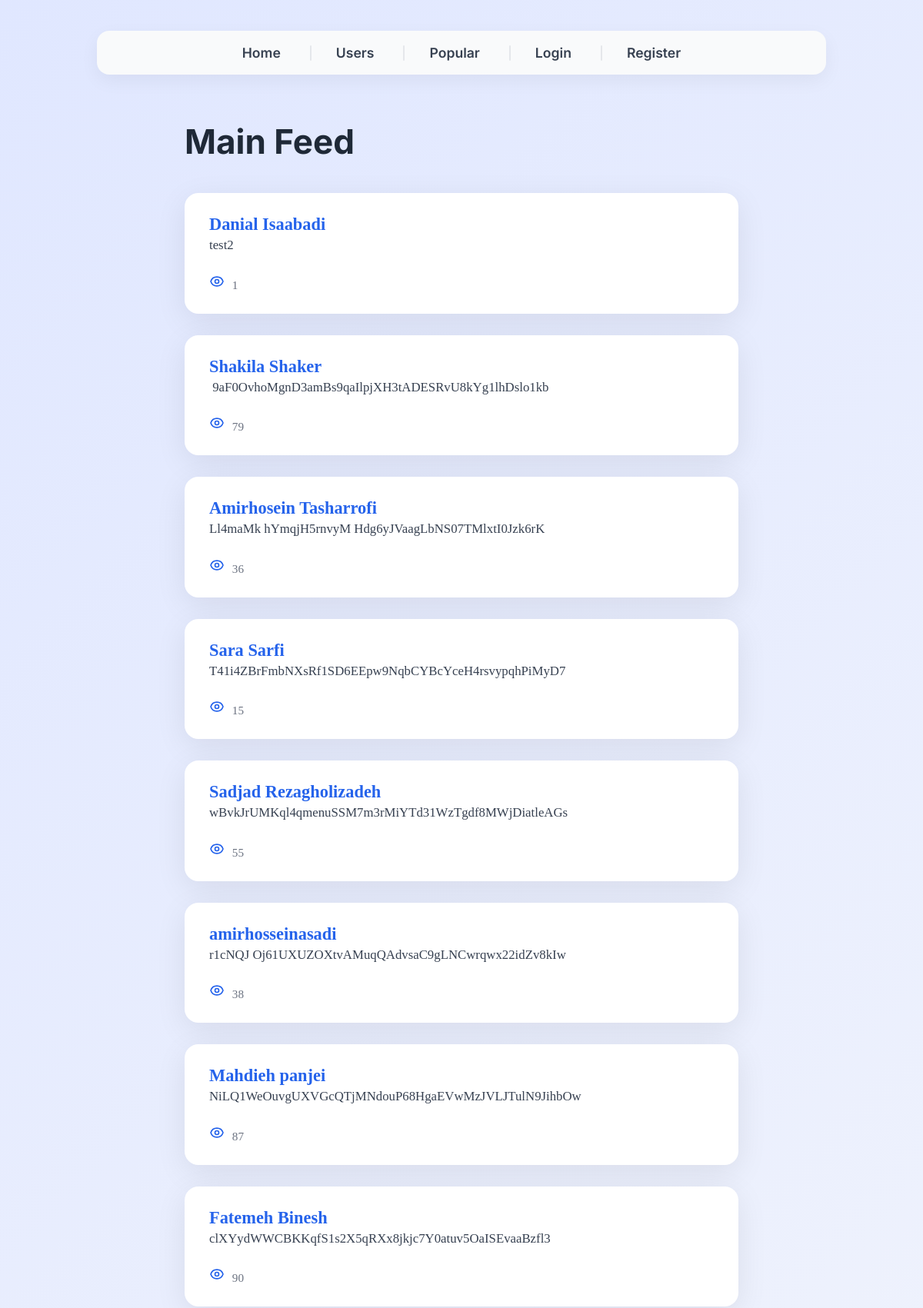
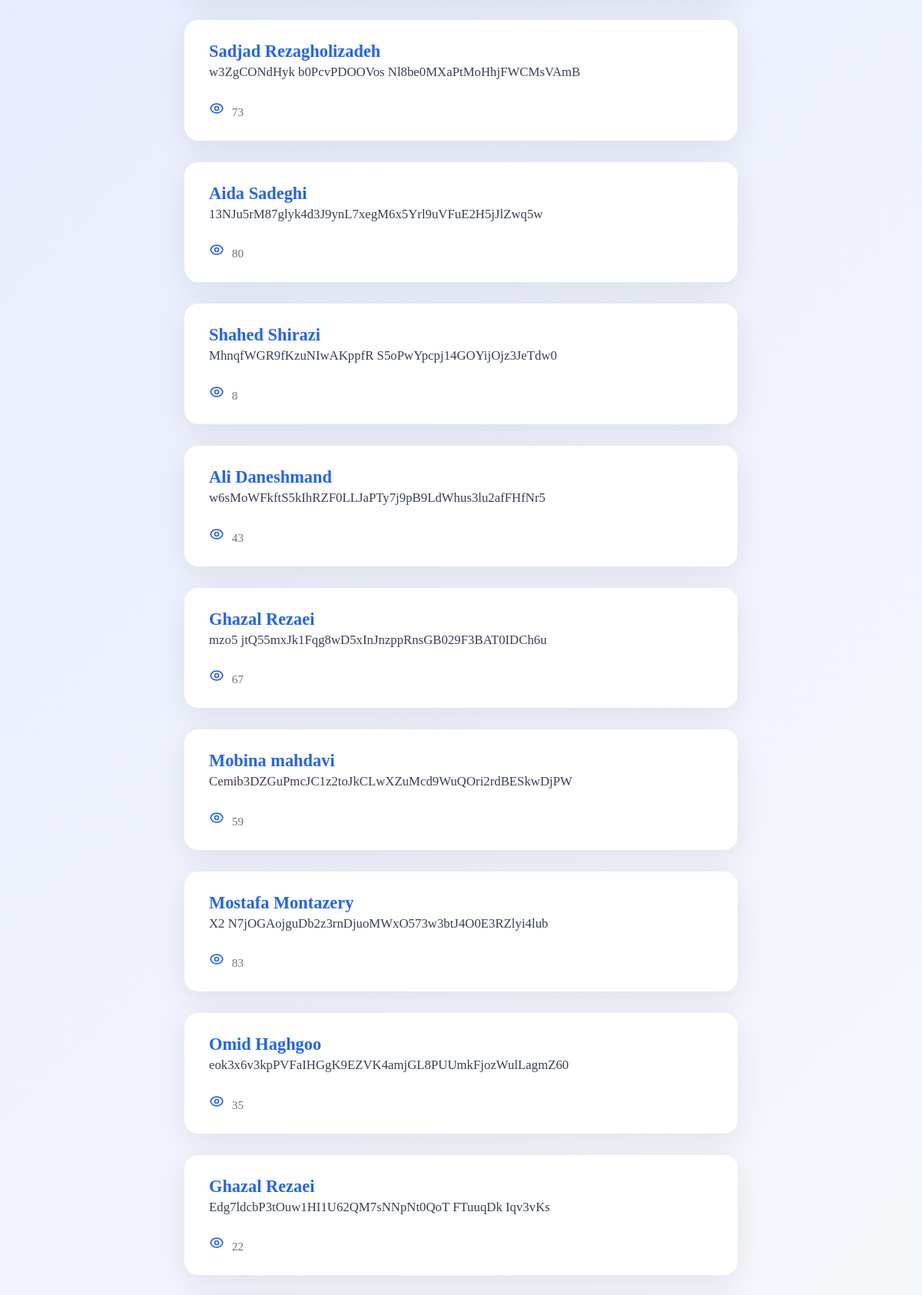
The page / (upper part) on the database its author committed (2 pictures, top to bottom).
### tables this page shows
CREATE TABLE `posts` (
  `id` int(11) NOT NULL,
  `user_id` int(11) NOT NULL,
  `content` varchar(50) NOT NULL
);

CREATE TABLE `users` (
  `id` int(11) NOT NULL,
  `name` varchar(100) NOT NULL,
  `email` varchar(100) NOT NULL,
  `password` varchar(64) NOT NULL
);

### core/View.php (called while the page is built, shortened)
<?php
class View
{
    public static function render(string $view, array $data = []): void
    {
        extract($data);
        include __DIR__ . "/../views/{$view}.php";
    }
}

### controllers/PostController.php (called while the page is built, shortened)
<?php
class PostController
{
    public function main(): void
    {
        $currentPage = isset($_GET['p']) ? max(1, (int)$_GET['p']) : 1;
        $postsList = Post::getAllPaginated($currentPage);
        View::render('main', ['posts' => $postsList, 'page' => $currentPage]);
    }
}

### index.php (called while the page is built, shortened)
<?php
Router::route();

### models/Post.php (called while the page is built, shortened)
<?php
class Post
{
    public static function getAllPaginated(int $page, int $limit = 20): array
    {
        $offset = ($page - 1) * $limit;
        $db = Database::connect();
        $sql = "
            SELECT posts.*, users.name AS user_name, COALESCE(pv.views, 0) AS view_count
            FROM posts
            JOIN users ON posts.user_id = users.id
            LEFT JOIN (
                SELECT post_id, views FROM post_views
            ) pv ON pv.post_id = posts.id
            ORDER BY posts.id DESC
            LIMIT :limit OFFSET :offset
        ";
        $stmt = $db->prepare($sql);
        $stmt->bindValue(':limit', $limit, PDO::PARAM_INT);
        $stmt->bindValue(':offset', $offset, PDO::PARAM_INT);
        $stmt->execute();
        return $stmt->fetchAll(PDO::FETCH_ASSOC);
    }
}

### views/main.php (the view, shortened to what this page needs)
<?php
include 'views/navbar.php';
?>
<h1>Main Feed</h1>
<?php if (empty($posts)): ?>
  <div class="no-posts">No posts available.</div>
<?php else: ?>
  <div class="posts-container">
    <?php foreach ($posts as $post): ?>
      <article class="post-card" tabindex="0" aria-label="Post by <?= htmlspecialchars($post['user_name']) ?>">
        <header class="post-header">
          <strong class="post-user"><?= htmlspecialchars($post['user_name']) ?></strong>
        </header>
        <section class="post-content">
          <p><?= nl2br(htmlspecialchars($post['content'])) ?></p>
        </section>
        <footer class="post-footer">
          <span class="post-views" aria-label="Number of views">
            <?= (int)$post['view_count'] ?>
          </span>
        </footer>
      </article>
    <?php endforeach; ?>
  </div>
<?php endif; ?>

### views/main.php (style rules this page uses)
h1 { font-family: 'Inter', sans-serif; font-weight: 700; font-size: 2.75rem; margin-bottom: 40px; color: #1f2937; user-select: none; max-width: 720px; margin-left: auto; margin-right: auto; text-align: left; }
.posts-container { max-width: 720px; margin: 0 auto; display: flex; flex-direction: column; gap: 28px; }
.post-card { background-color: #ffffff; border-radius: 18px; box-shadow: 0 10px 40px rgba(0,0,0,0.08); padding: 28px 32px; transition: box-shadow 0.4s ease, transform 0.4s ease; cursor: default; user-select: text; opacity: 0; transform: translateY(20px); animation: fadeInUp 0.6s forwards; }
.post-card:nth-child(1) { animation-delay: 0.1s; }
.post-card:nth-child(2) { animation-delay: 0.2s; }
.post-card:nth-child(3) { animation-delay: 0.3s; }
.post-card:nth-child(4) { animation-delay: 0.4s; }
.post-user { font-weight: 700; font-size: 1.4rem; color: #2563eb; margin-bottom: 14px; }
.post-content p { font-size: 1.05rem; color: #374151; line-height: 1.7; margin: 0; white-space: pre-wrap; }
.post-footer { margin-top: 22px; font-size: 0.95rem; color: #6b7280; display: flex; align-items: center; gap: 8px; }
.eye-icon { width: 20px; height: 20px; stroke: #2563eb; margin-right: 6px; }

### rows shown on the page
posts: user.name "Danial Isaabadi", content "test2", view_count "1"
posts: user.name "Shakila Shaker", content "9aF0OvhoMgnD3amBs9qaIlpjXH3tADESRvU8kYg1lhDslo1kb", view_count "79"
posts: user.name "Amirhosein Tasharrofi", content "Ll4maMk hYmqjH5rnvyM Hdg6yJVaagLbNS07TMlxtI0Jzk6rK", view_count "36"
posts: user.name "Sara Sarfi", content "T41i4ZBrFmbNXsRf1SD6EEpw9NqbCYBcYceH4rsvypqhPiMyD7", view_count "15"
posts: user.name "Sadjad Rezagholizadeh", content "wBvkJrUMKql4qmenuSSM7m3rMiYTd31WzTgdf8MWjDiatleAGs", view_count "55"
posts: user.name "amirhosseinasadi", content "r1cNQJ Oj61UXUZOXtvAMuqQAdvsaC9gLNCwrqwx22idZv8kIw", view_count "38"
posts: user.name "Mahdieh panjei", content "NiLQ1WeOuvgUXVGcQTjMNdouP68HgaEVwMzJVLJTulN9JihbOw", view_count "87"
posts: user.name "Fatemeh Binesh", content "clXYydWWCBKKqfS1s2X5qRXx8jkjc7Y0atuv5OaISEvaaBzfl3", view_count "90"
posts: user.name "Sadjad Rezagholizadeh", content "w3ZgCONdHyk b0PcvPDOOVos Nl8be0MXaPtMoHhjFWCMsVAmB", view_count "73"
posts: user.name "Aida Sadeghi", content "13NJu5rM87glyk4d3J9ynL7xegM6x5Yrl9uVFuE2H5jJlZwq5w", view_count "80"
posts: user.name "Shahed Shirazi", content "MhnqfWGR9fKzuNIwAKppfR S5oPwYpcpj14GOYijOjz3JeTdw0", view_count "8"
posts: user.name "Ali Daneshmand", content "w6sMoWFkftS5kIhRZF0LLJaPTy7j9pB9LdWhus3lu2afFHfNr5", view_count "43"
posts: user.name "Ghazal Rezaei", content "mzo5 jtQ55mxJk1Fqg8wD5xInJnzppRnsGB029F3BAT0IDCh6u", view_count "67"
posts: user.name "Mobina mahdavi", content "Cemib3DZGuPmcJC1z2toJkCLwXZuMcd9WuQOri2rdBESkwDjPW", view_count "59"
posts: user.name "Mostafa Montazery", content "X2 N7jOGAojguDb2z3rnDjuoMWxO573w3btJ4O0E3RZlyi4lub", view_count "83"
posts: user.name "Omid Haghgoo", content "eok3x6v3kpPVFaIHGgK9EZVK4amjGL8PUUmkFjozWulLagmZ60", view_count "35"
posts: user.name "Ghazal Rezaei", content "Edg7ldcbP3tOuw1HI1U62QM7sNNpNt0QoT FTuuqDk Iqv3vKs", view_count "22"
